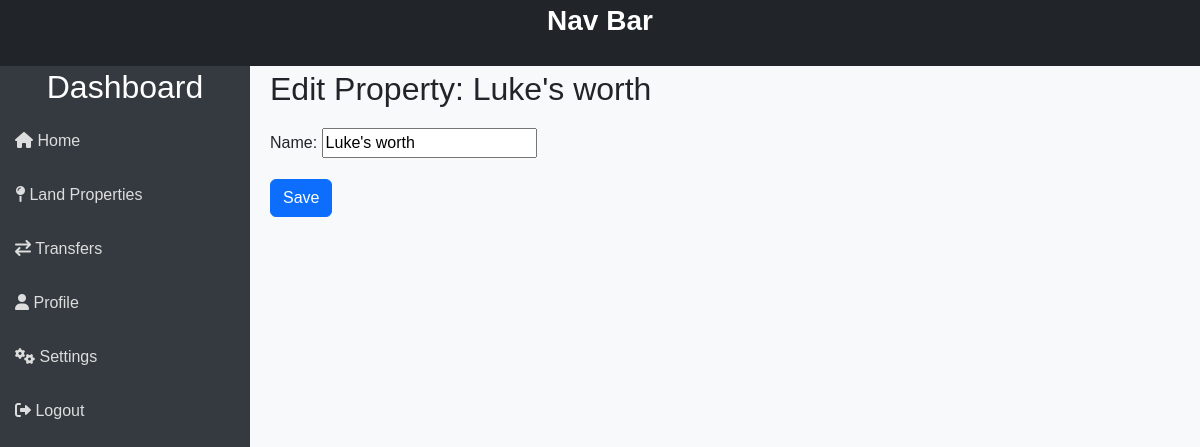
Before: /properties/properties/2/edit/ (signed in) with the older database file.
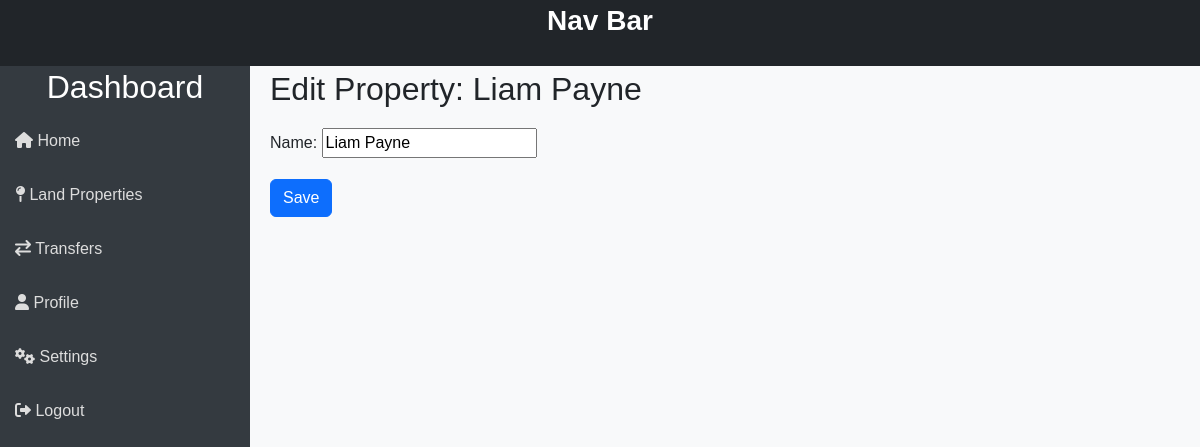
After: the same page with the newer database file.
### properties/models.py (models this page shows, shortened)
class LandProperty(models.Model):
    name = models.CharField(max_length=255)
    PID = models.CharField(max_length=255, null=True)
    owner = models.ForeignKey(User, on_delete=models.CASCADE, related_name='properties')
    location = models.OneToOneField(Location, on_delete=models.SET_NULL, null=True)
    size = models.DecimalField(max_digits=10, decimal_places=2) # Area In Acres
    valuation = models.DecimalField(max_digits=15, decimal_places=2)
    status = models.IntegerField(default=1) # 0 Deleted, 1 Available, 2 Under Transfer
    added_by = models.ForeignKey(User, on_delete=models.CASCADE, related_name='added_properties')
    created_at = models.DateTimeField(auto_now_add=True)
    updated_at = models.DateTimeField(auto_now=True)

### properties/views.py (the view)
# urls.py: path('properties/<int:property_id>/edit/', views.edit_property, name='edit_property'),
def edit_property(request, property_id):
    property = get_object_or_404(LandProperty, id=property_id)
    if property.owner != request.user:
        return HttpResponseForbidden("You are not the owner of this property.")
    if request.method == "POST":
        form = LandPropertyForm(request.POST, instance=property)
        if form.is_valid():
            property.name = form.cleaned_data['name']
            property.save()
            return redirect('properties_index')  # Redirect to property details view
    else:
        form = LandPropertyForm(instance=property)
    return render(request, 'properties/edit_property.html', {'form': form, 'property': property})

### properties/forms.py
class LandPropertyForm(forms.ModelForm):
    class Meta:
        model = LandProperty
        fields = ['name']  # Only allow editing of the name field

### properties/templates/properties/edit_property.html (shortened to what this page needs)
{% extends "templates/index.html" %}
{% block content %}
    <div class="main-content">
        <div class="header">
            <h2>Edit Property: {{ property.name }}</h2>
        </div>
        <form method="POST">
            {{ form.as_p }}
            <button type="submit" class="btn btn-primary">Save</button>
        </form>
    </div>
{% endblock %}

Changed rows visible on the page:
changed LandProperty: name "Luke's worth" → "Liam Payne"
